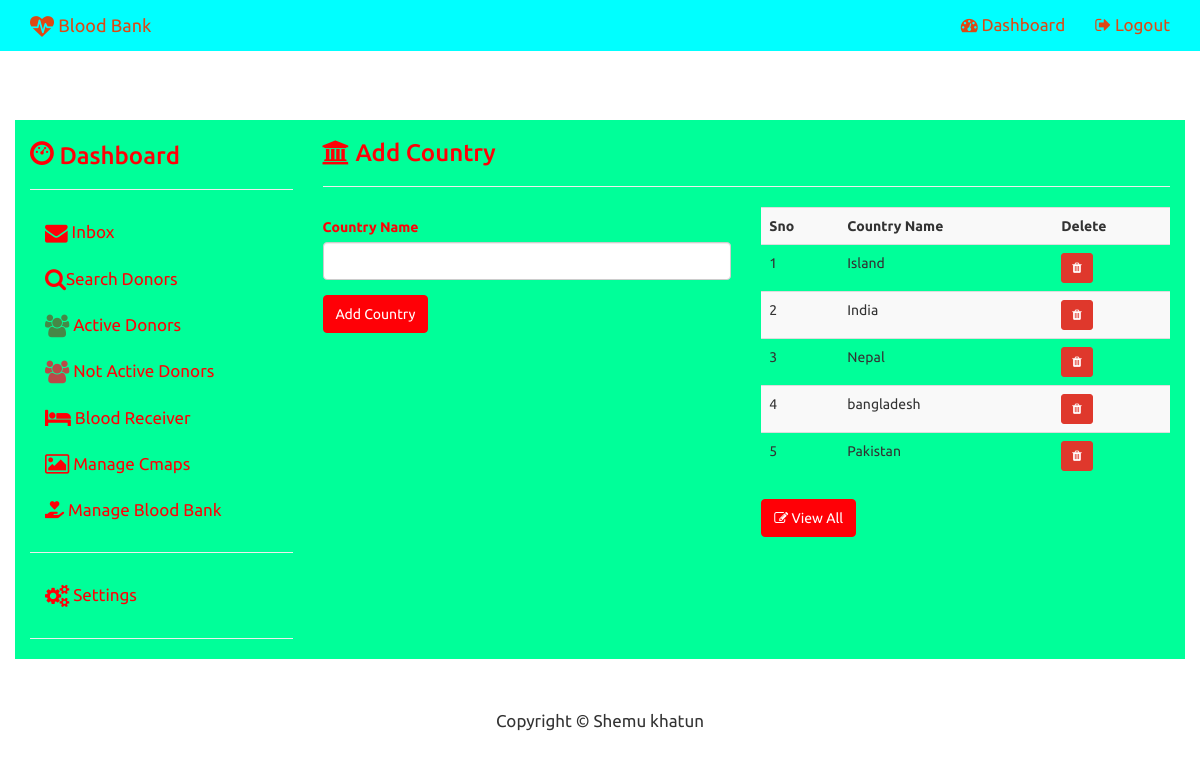
The app's page /admin_country.php (signed in) with its own data.
### tables this page shows
CREATE TABLE `country` (
  `COUNTRY_ID` int(11) NOT NULL,
  `COUNTRY_NAME` varchar(150) NOT NULL
);

### admin_country.php (the view, shortened to what this page needs)
<?php
include("config.php");
?>
<!DOCTYPE html>
<html lang="en">
	<head>
			<?php include("admin_head.php");?>
	</head>
	<body>
<?php include("admin_topnav.php"); ?>
<div class="container"  style="margin-top:70px;background-color:#00ff99;">
	<div class="row">
		<div class="col-sm-3">
			<?php include("admin_side_nav.php");?>
		</div>
		<div class="col-sm-9" >
			<h3 class='text-primary'><i class="fa fa-bank"></i> Add Country </h3><hr>
			<div class="row">
				<div class="col-md-6">
					<form role="form" action="admin_country.php" method="post">
						<div class="form-group text-primary">
							<label for="countryname">Country Name</label>
							<input id="countryname" required type="text" class="form-control" name="countryname">
						</div>
						<div class="form-group">
							<input type="submit" class="btn btn-primary" name='country_submit' value="Add Country">
						</div>
					</form>
				</div>
				<div class="col-md-6">
					<?php
						$sql="SELECT * FROM country ORDER BY COUNTRY_ID desc LIMIT 0,5 ";
						$result=$con->query($sql);
						if($result->num_rows>0)
						{
								echo "<table class='table table-striped' >";
									echo "<tr>
											<th>Sno</th>
											<th>Country Name</th>
											<th>Delete</th>
										</tr>";
										$i=0;
										while($row=$result->fetch_assoc())
										{
											$i++;
											echo"<tr>";
												echo "<td>$i</td>";
												echo "<td>".$row["COUNTRY_NAME"]."</td>";
												echo "<td><a href='admin_del_country.php?id=".$row["COUNTRY_ID"]."' class='btn btn-danger btn-sm'><i class='fa fa-trash'></i></a></td>";
											echo"</tr>";
										}
								echo "</table>";
						}
					?>
					<a href='admin_view_country.php' class='btn btn-primary'><i class='fa fa-edit'></i> View All</a>
				</div>
			</div>
		</div>
	</div>
</div>
	 <?php include("admin_footer.php"); ?>
	</body>
</html>

### css/modern-business.css (style rules this page uses)
html, body { height: 100%; }
body { padding-top: 50px; }
.navbar-default,.panel-heading,.btn-primary { background-color:#ff0006 !important; border-color:#ff0006 !important; }
.text-primary { color:#ff0006 !important; }

### records on screen
country: COUNTRY_NAME "Island"
country: COUNTRY_NAME "India"
country: COUNTRY_NAME "Nepal"
country: COUNTRY_NAME "bangladesh"
country: COUNTRY_NAME "Pakistan"
